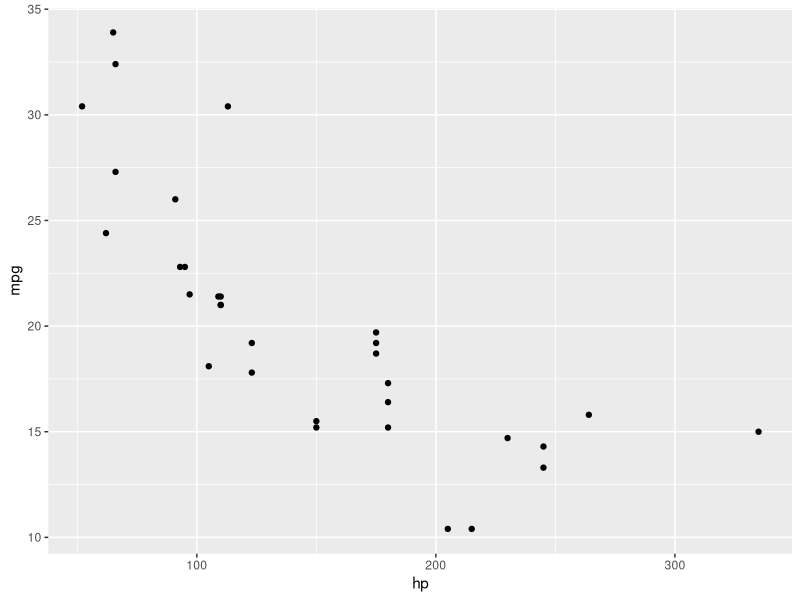
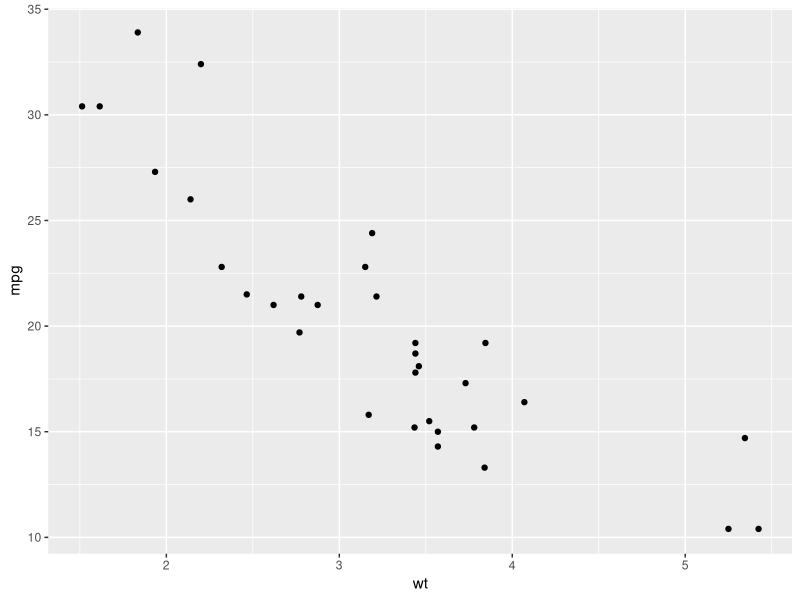
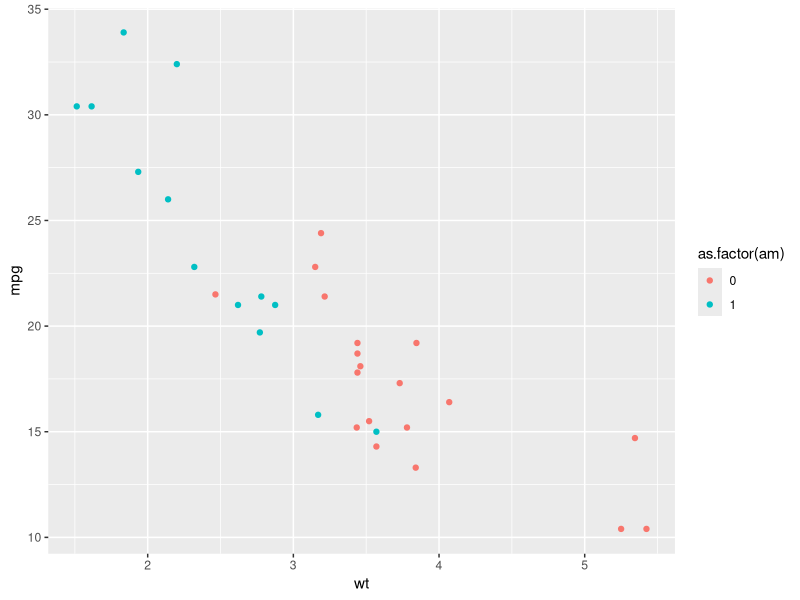
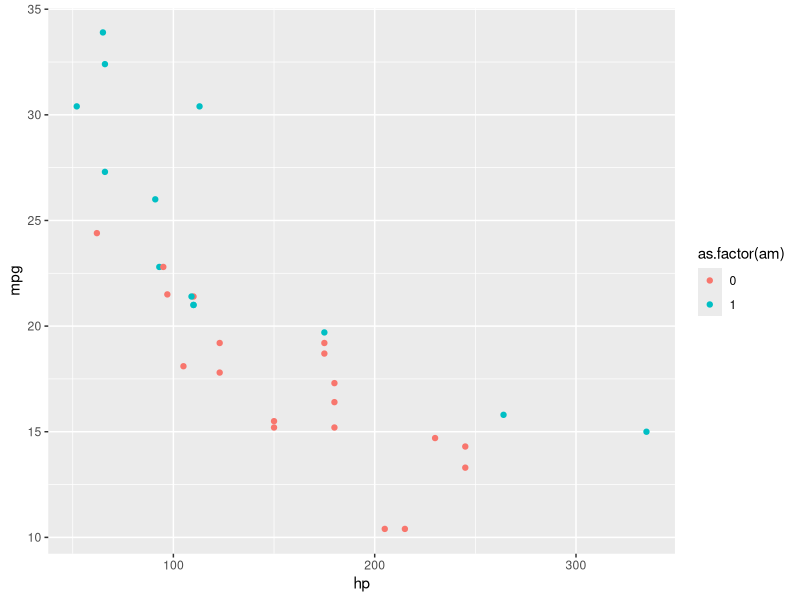

Source code (R) for these figures, in order:
## ---- chunk 1
knitr::opts_chunk$set(echo = TRUE)
## ---- chunk 2
library(ggplot2)
library(dplyr)
## ---- chunk 3
data(mtcars)
str(mtcars)
## ---- chunk 4
head(mtcars)
## ---- chunk 5
ggplot(data = mtcars) + geom_point(mapping = aes(x=hp, y=mpg))
## ---- chunk 6
ggplot(data = mtcars) + geom_point(mapping = aes(x=wt, y=mpg))
## ---- chunk 7
cor(mtcars$wt, mtcars$mpg)
## ---- chunk 8
cor(mtcars$hp, mtcars$mpg)
## ---- chunk 9
avg_mpg <- mtcars %>% group_by(am) %>% 
  summarise(mpg = mean(mpg))
avg_mpg
## ---- chunk 10
ggplot(data = mtcars) + geom_point(mapping = aes(x=wt, y=mpg, colour = as.factor(am)))
ggplot(data = mtcars) + geom_point(mapping = aes(x=hp, y=mpg, colour = as.factor(am)))
